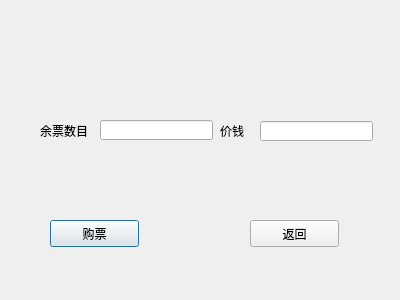
<?xml version="1.0" encoding="UTF-8"?>
<ui version="4.0">
 <class>Dialog</class>
 <widget class="QDialog" name="Dialog">
  <property name="geometry">
   <rect>
    <x>0</x>
    <y>0</y>
    <width>400</width>
    <height>300</height>
   </rect>
  </property>
  <property name="windowTitle">
   <string>Dialog</string>
  </property>
  <widget class="QLabel" name="label">
   <property name="geometry">
    <rect>
     <x>40</x>
     <y>120</y>
     <width>63</width>
     <height>21</height>
    </rect>
   </property>
   <property name="text">
    <string>余票数目</string>
   </property>
  </widget>
  <widget class="QLabel" name="label_2">
   <property name="geometry">
    <rect>
     <x>220</x>
     <y>120</y>
     <width>63</width>
     <height>21</height>
    </rect>
   </property>
   <property name="text">
    <string>价钱</string>
   </property>
  </widget>
  <widget class="QPushButton" name="pushButton">
   <property name="geometry">
    <rect>
     <x>50</x>
     <y>220</y>
     <width>89</width>
     <height>27</height>
    </rect>
   </property>
   <property name="text">
    <string>购票</string>
   </property>
  </widget>
  <widget class="QPushButton" name="pushButton_2">
   <property name="geometry">
    <rect>
     <x>250</x>
     <y>220</y>
     <width>89</width>
     <height>27</height>
    </rect>
   </property>
   <property name="text">
    <string>返回</string>
   </property>
  </widget>
  <widget class="QLineEdit" name="lineEdit">
   <property name="geometry">
    <rect>
     <x>100</x>
     <y>120</y>
     <width>113</width>
     <height>20</height>
    </rect>
   </property>
  </widget>
  <widget class="QLineEdit" name="lineEdit_2">
   <property name="geometry">
    <rect>
     <x>260</x>
     <y>121</y>
     <width>113</width>
     <height>20</height>
    </rect>
   </property>
  </widget>
 </widget>
 <resources/>
 <connections>
  <connection>
   <sender>pushButton_2</sender>
   <signal>clicked()</signal>
   <receiver>Dialog</receiver>
   <slot>close()</slot>
   <hints>
    <hint type="sourcelabel">
     <x>267</x>
     <y>233</y>
    </hint>
    <hint type="destinationlabel">
     <x>274</x>
     <y>268</y>
    </hint>
   </hints>
  </connection>
 </connections>
</ui>
